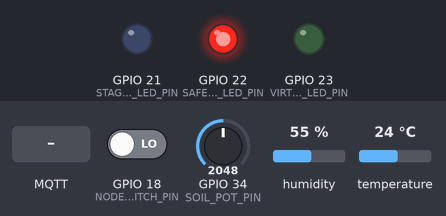
The sketch below on a simulated ESP32. Parts: output pins drawn as LEDs (lit = HIGH). Inputs (shaded band) come from the test bench; at power-on: GPIO 18 (NODE2_FAULT_SWITCH_PIN) LOW, GPIO 34 (SOIL_POT_PIN) = 2048, humidity 55 %, temperature 24 °C (analog values on the 0–4095 scale). WiFi joins after 1.5 s; servers stay silent unless stated; random numbers use the default seed unless the sketch sets one; no MQTT or app messages arrive unless stated; what the sketch prints to the serial monitor is not drawn.

Above: at 2.7 s.
2.8 s: MQTT message "1" arrives on the first subscribed topic
At 16.64 s:
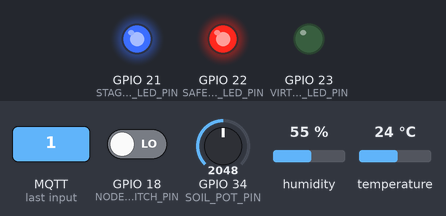
16.8 s: MQTT message "on" arrives on the first subscribed topic
30.8 s: MQTT message "off" arrives on the first subscribed topic
33.0 s: GPIO 18 (NODE2_FAULT_SWITCH_PIN) driven HIGH
Timing chart, 0 to 48.0 s (numbered marks = the images above; inputs shaded):
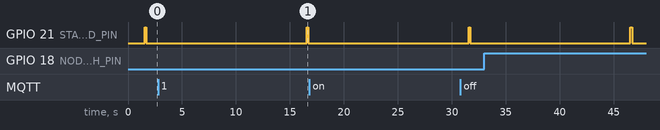

Measured:
- after the input at 16.8 s, every drawn part: stays the same

The sketch:

sketch.ino
```cpp
#include <DHTesp.h>
#include <PubSubClient.h>
#include <WiFi.h>

// Demo-only public channel. It carries synthetic telemetry and virtual
// commands only. Do not place broker credentials or private data here.
static const char *WIFI_SSID = "Wokwi-GUEST";
static const char *WIFI_PASSWORD = "";
static const char *MQTT_HOST = "broker.hivemq.com";
static const uint16_t MQTT_PORT = 1883;
static const char *CHANNEL = "greenhouse-a-7f38c2d1";
static const char *FARM_KEY = "greenhouse_a";
static const char *LOT_ID = "melon-lot-demo-001";

static const int DHT_PIN = 15;
static const int SOIL_POT_PIN = 34;
static const int NODE2_FAULT_SWITCH_PIN = 18;
static const int SAFE_HOLD_LED_PIN = 22;
static const int STAGE_EVENT_LED_PIN = 21;
static const int VIRTUAL_RELAY_LED_PIN = 23;
static const unsigned long STAGE_INTERVAL_MS = 15000;

static const char *GROWTH_STAGES[] = {
    "sowing", "seedling", "vegetative", "flowering_fruiting", "harvest"};
static const int GROWTH_STAGE_COUNT = sizeof(GROWTH_STAGES) / sizeof(GROWTH_STAGES[0]);

String telemetryTopic;
String commandTopic;
String traceabilityTopic;
String commandAckTopic;
WiFiClient wifiClient;
PubSubClient mqttClient(wifiClient);
DHTesp dht;
unsigned long lastPublishMs = 0;
unsigned long sampleNumber = 0;
char deviceBootId[17] = {0};
bool safeHold = false;
int growthStageIndex = -1;
unsigned long lastDailyCaptureMs = 0;
unsigned long simulatedDay = 0;

float bounded(float value, float low, float high) {
  if (value < low) return low;
  if (value > high) return high;
  return value;
}

void applyVirtualMode(bool hold) {
  safeHold = hold;
  digitalWrite(SAFE_HOLD_LED_PIN, hold ? HIGH : LOW);
  // This is only a simulated relay indicator. CLEAR shows the virtual output
  // is available again; it never controls a physical pump.
  digitalWrite(VIRTUAL_RELAY_LED_PIN, hold ? LOW : HIGH);
  Serial.printf("Virtual output: %s; no physical actuator is connected\n", hold ? "SAFE HOLD" : "READY");
}

void onMqttMessage(char *topic, byte *payload, unsigned int length) {
  if (commandTopic != topic) return;
  String body;
  body.reserve(length + 1);
  for (unsigned int i = 0; i < length; i++) body += (char)payload[i];
  Serial.printf("Received workflow command: %s\n", body.c_str());
  String commandId;
  int idStart = body.indexOf("\"command_id\":\"");
  if (idStart >= 0) {
    idStart += 13;
    int idEnd = body.indexOf('\"', idStart);
    if (idEnd > idStart) commandId = body.substring(idStart, idEnd);
  }
  String action;
  if (body.indexOf("\"action\":\"HOLD\"") >= 0) {
    applyVirtualMode(true);
    action = "HOLD";
  } else if (body.indexOf("\"action\":\"CLEAR\"") >= 0) {
    applyVirtualMode(false);
    action = "CLEAR";
  }
  if (action.length() && commandId.length()) {
    char ack[320];
    snprintf(ack, sizeof(ack),
             "{\"command_id\":\"%s\",\"action\":\"%s\",\"virtual_output\":\"%s\",\"device_id\":\"wokwi-esp32-1\",\"device_uptime_ms\":%lu,\"source\":\"wokwi_synthetic\",\"synthetic\":true}",
             commandId.c_str(), action.c_str(), safeHold ? "SAFE_HOLD" : "READY", millis());
    mqttClient.publish(commandAckTopic.c_str(), ack, false);
    Serial.printf("Virtual device ACK sent: command_id=%s output=%s\n", commandId.c_str(), safeHold ? "SAFE_HOLD" : "READY");
  }
}

void connectWifi() {
  WiFi.mode(WIFI_STA);
  WiFi.begin(WIFI_SSID, WIFI_PASSWORD, 6);
  Serial.print("Connecting to Wokwi-GUEST");
  while (WiFi.status() != WL_CONNECTED) {
    delay(250);
    Serial.print(".");
  }
  Serial.printf(" connected, IP=%s\n", WiFi.localIP().toString().c_str());
}

void connectMqtt() {
  while (!mqttClient.connected()) {
    String clientId = "smiot-wokwi-" + String((uint32_t)ESP.getEfuseMac(), HEX);
    Serial.printf("Connecting to MQTT %s:%u ... ", MQTT_HOST, MQTT_PORT);
    if (mqttClient.connect(clientId.c_str())) {
      Serial.println("connected");
      mqttClient.subscribe(commandTopic.c_str(), 1);
      // Start with outputs off until the bridge tells us the current monitor state.
      applyVirtualMode(true);
    } else {
      Serial.printf("failed, state=%d; retry in 3 seconds\n", mqttClient.state());
      delay(3000);
    }
  }
}

void publishTelemetry() {
  TempAndHumidity climate = dht.getTempAndHumidity();
  float airTemp = isnan(climate.temperature) ? 29.0f : climate.temperature;
  float airHumidity = isnan(climate.humidity) ? 78.0f : climate.humidity;

  int rawSoil = analogRead(SOIL_POT_PIN);
  float node1Soil = bounded((float)rawSoil * 100.0f / 4095.0f, 0.0f, 100.0f);
  // Slide switch defaults left (pin 1 connected to 2 = GND): inject the
  // flatline by default. Move right to connect pin 2 to 3V3 and recover.
  bool node2Fault = digitalRead(NODE2_FAULT_SWITCH_PIN) == LOW;
  float node2Soil = node2Fault ? 2.4f : bounded(node1Soil + random(-10, 11) / 10.0f, 0.0f, 100.0f);

  float node1SoilTemp = 27.0f + random(-5, 6) / 10.0f;
  float node2SoilTemp = 26.5f + random(-5, 6) / 10.0f;
  float node1Ec = 1.30f + random(-5, 6) / 100.0f;
  float node2Ec = 1.20f + random(-5, 6) / 100.0f;
  float node2AirTemp = airTemp + 0.5f;
  float node2AirHumidity = bounded(airHumidity + 2.0f, 0.0f, 100.0f);

  char payload[600];
  snprintf(
      payload, sizeof(payload),
      "{\"device_name\":\"Wokwi SMIOT Demo\",\"device_id\":\"wokwi-esp32-1\",\"boot_id\":\"%s\",\"sample_sequence\":%lu,\"device_uptime_ms\":%lu,\"farm_key\":\"%s\",\"id6\":{"
      "\"node1\":{\"at\":%.1f,\"ah\":%.1f,\"st\":%.1f,\"sh\":%.1f,\"sec\":%.2f},"
      "\"node2\":{\"at\":%.1f,\"ah\":%.1f,\"st\":%.1f,\"sh\":%.1f,\"sec\":%.2f}}}",
      deviceBootId, sampleNumber + 1, millis(), FARM_KEY, airTemp, airHumidity, node1SoilTemp, node1Soil, node1Ec,
      node2AirTemp, node2AirHumidity, node2SoilTemp, node2Soil, node2Ec);

  if (mqttClient.publish(telemetryTopic.c_str(), payload, false)) {
    sampleNumber++;
    Serial.printf("sample=%lu; node1 soil=%.1f%%; node2 soil=%.1f%% (%s); mode=%s\n",
                  sampleNumber, node1Soil, node2Soil, node2Fault ? "FAULT INJECTED" : "normal",
                  safeHold ? "SAFE HOLD" : "READY");
  } else {
    Serial.println("MQTT telemetry publish failed");
  }
}

bool publishDailyPhotoEvent() {
  if (!mqttClient.connected()) return false;
  const unsigned long nextDay = simulatedDay + 1;
  const int stageIndex = min((int)nextDay - 1, GROWTH_STAGE_COUNT - 1);
  const char *stage = GROWTH_STAGES[stageIndex];
  char payload[512];
  snprintf(payload, sizeof(payload),
           "{\"event\":\"daily_photo_capture_simulated\",\"farm_key\":\"%s\",\"lot_id\":\"%s\","
           "\"simulated_day\":%lu,\"stage\":\"%s\",\"stage_index\":%d,"
           "\"simulated\":true,\"image_captured\":false,\"capture_kind\":\"synthetic_asset\","
           "\"image_asset_id\":\"smiot_melon_growth_contact_sheet_v1\",\"image_panel\":%d,"
           "\"uptime_ms\":%lu}",
           FARM_KEY, LOT_ID, nextDay, stage, stageIndex + 1, stageIndex + 1, millis());

  bool sent = mqttClient.publish(traceabilityTopic.c_str(), payload, false);
  if (!sent) {
    Serial.printf("Daily photo event publish failed; will retry for day %lu\n", nextDay);
    return false;
  }
  simulatedDay = nextDay;
  growthStageIndex = stageIndex;
  lastDailyCaptureMs = millis();
  digitalWrite(STAGE_EVENT_LED_PIN, HIGH);
  Serial.printf("Daily photo event sent: simulated day=%lu lot=%s stage=%s; bridge attaches synthetic JPEG; event=%s\n",
                simulatedDay, LOT_ID, stage, payload);
  delay(120);
  digitalWrite(STAGE_EVENT_LED_PIN, LOW);
  return true;
}

void setup() {
  snprintf(deviceBootId, sizeof(deviceBootId), "%08lx", (unsigned long)esp_random());
  Serial.begin(115200);
  pinMode(NODE2_FAULT_SWITCH_PIN, INPUT);
  pinMode(SAFE_HOLD_LED_PIN, OUTPUT);
  pinMode(STAGE_EVENT_LED_PIN, OUTPUT);
  pinMode(VIRTUAL_RELAY_LED_PIN, OUTPUT);
  pinMode(SOIL_POT_PIN, INPUT);
  applyVirtualMode(true);
  dht.setup(DHT_PIN, DHTesp::DHT22);
  analogReadResolution(12);
  randomSeed(esp_random());

  telemetryTopic = String("smiot/wokwi/") + CHANNEL + "/telemetry";
  commandTopic = String("smiot/wokwi/") + CHANNEL + "/command";
  commandAckTopic = String("smiot/wokwi/") + CHANNEL + "/command/ack";
  traceabilityTopic = String("smiot/wokwi/") + CHANNEL + "/traceability";
  mqttClient.setServer(MQTT_HOST, MQTT_PORT);
  mqttClient.setCallback(onMqttMessage);
  mqttClient.setBufferSize(768);
  connectWifi();
  connectMqtt();
}

void loop() {
  if (WiFi.status() != WL_CONNECTED) connectWifi();
  if (!mqttClient.connected()) connectMqtt();
  mqttClient.loop();

  // Wokwi time is accelerated: every 15 seconds represents one simulated day.
  if (simulatedDay == 0 || millis() - lastDailyCaptureMs >= STAGE_INTERVAL_MS) {
    publishDailyPhotoEvent();
  }

  if (millis() - lastPublishMs >= 10000) {
    lastPublishMs = millis();
    publishTelemetry();
  }
}
```
